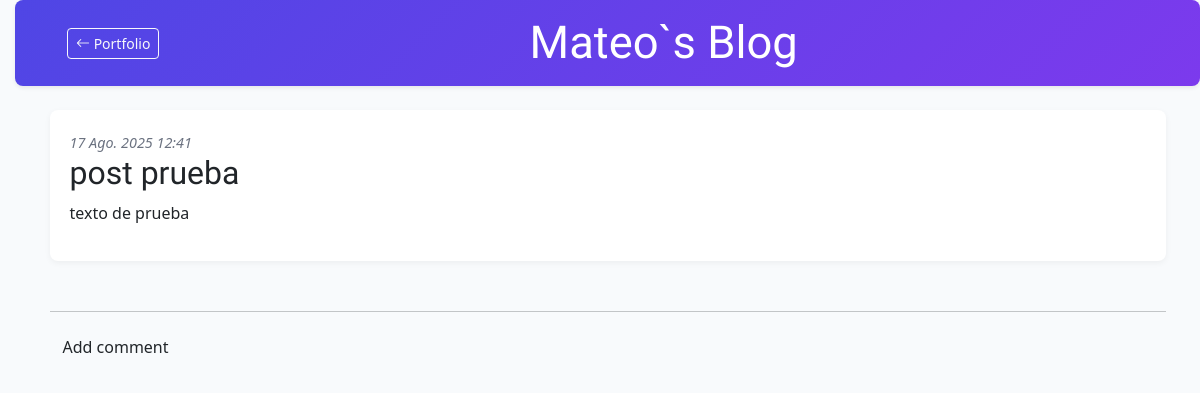
The page /blog/post/5/ on the database as committed earlier.
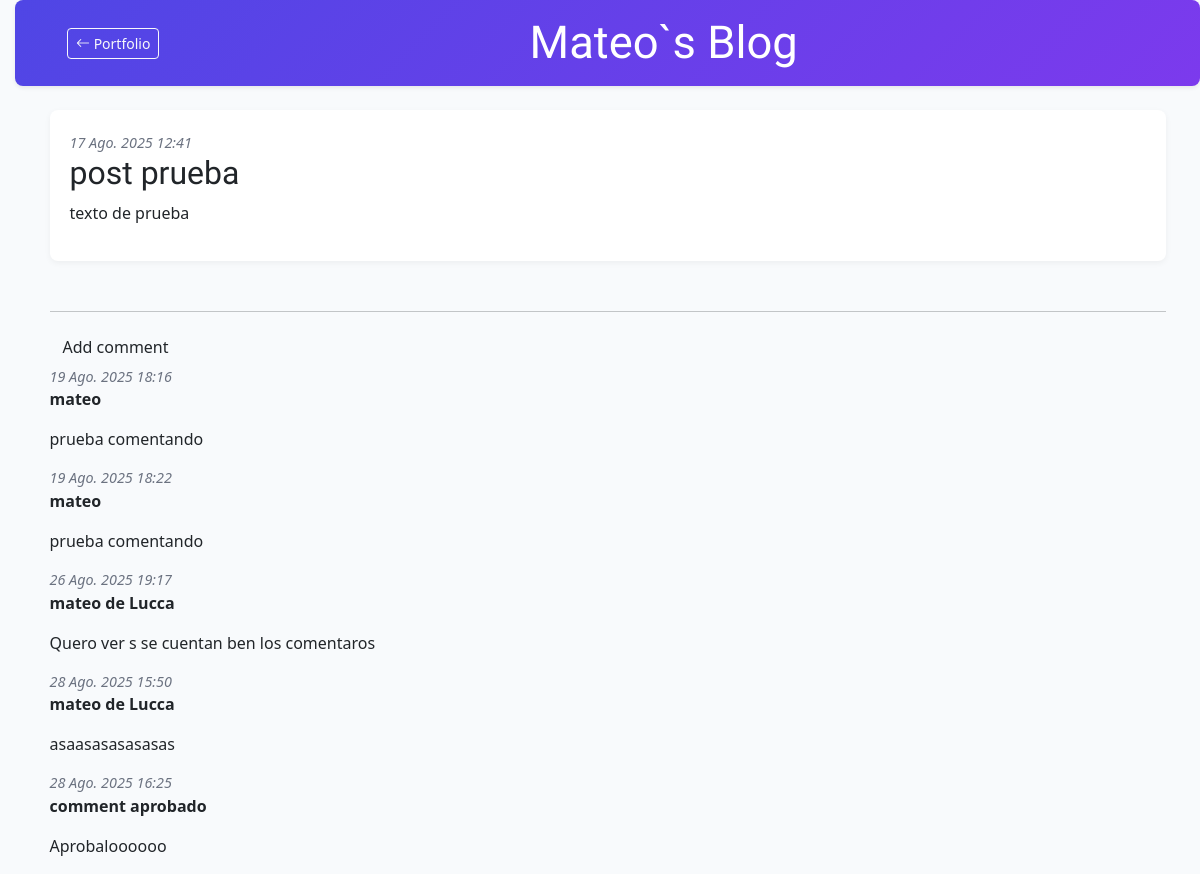
The same page on the database as committed later.
### blog/models.py (models this page shows, shortened)
class Post(models.Model):
    author = models.ForeignKey(settings.AUTH_USER_MODEL, on_delete=models.CASCADE)
    title = models.CharField(max_length=200)
    text = models.TextField()
    created_date = models.DateTimeField(default=timezone.now)
    published_date = models.DateTimeField(blank=True, null=True)

class Comment(models.Model):
    post = models.ForeignKey('blog.Post', related_name='comments', on_delete=models.CASCADE)
    author = models.CharField(max_length=200)
    text = models.TextField()
    created_date = models.DateTimeField(default=timezone.now)
    approved_comment = models.BooleanField(default=False)

### blog/views.py (the view)
# urls.py: path('post/<int:pk>/', views.post_detail, name='post_detail'),
def post_detail(request, pk):
    post = get_object_or_404(Post, pk=pk)
    return render(request, 'blog/post_detail.html', {'post': post})

### blog/templates/blog/post_detail.html (shortened to what this page needs)
{% extends 'blog/base.html' %}
{% block content %}
    <article class="post">
        {% if post.published_date %}
            <time class="date">
                {{ post.published_date }}
            </time>
        {% endif %}
        <h2>{{ post.title }}</h2>
        <p>{{ post.text|linebreaksbr }}</p>
    </article>
    <hr>
    <a class="btn btn-default" href="{% url 'blog:add_comment_to_post' pk=post.pk %}">Add comment</a>
    {% for comment in post.comments.all %}
        {% if user.is_authenticated or comment.approved_comment %}
        <div class="comment">
            <div class="date">
                {{ comment.created_date }}
            </div>
            <strong>{{ comment.author }}</strong>
            <p>{{ comment.text|linebreaks }}</p>
        </div>
        {% endif %}
    {% empty %}
        <p>No comments here yet :(</p>
    {% endfor %}
{% endblock %}

### blog/templates/blog/base.html (shortened to what this page needs)
{% load static %}
<!DOCTYPE html>
<html>
    <head>
        <link rel="stylesheet" href="https://cdn.jsdelivr.net/npm/bootstrap@5.3.3/dist/css/bootstrap.min.css">
        <link rel="stylesheet" href="https://cdn.jsdelivr.net/npm/bootstrap-icons@1.11.3/font/bootstrap-icons.css">
        <link rel="stylesheet" href="{% static 'css/blog.css' %}">
    </head>
    <body>
        <header class="page-header bg-dark text-white py-3 mb-4 shadow-sm">
            <div class="container d-flex justify-content-between align-items-center">
                <a href="{% url 'home' %}" class="btn btn-outline-light btn-sm">
                    <i class="bi bi-arrow-left"></i> Portfolio
                </a>
                <h1 class="m-0 text-center flex-grow-1" style="font-family: 'Lobster', cursive;">
                    <a href="{% url 'blog:post_list' %}" class="text-white text-decoration-none">
                        Mateo`s Blog
                    </a>
                </h1>
            </div>
        </header>
        <main class="content container">
            <div class="row">
                <div class="col">
                    {% block content %}
                    {% endblock %}
                </div>
            </div>
        </main>
    </body>
</html>

### blog/static/css/blog.css (style rules this page uses)
h1 a, h2 a { color: #4f46e5; font-family: 'Lobster'; text-decoration: none; }
body { padding-left: 15px; background-color: #f8fafc; }
.page-header { background: linear-gradient(135deg, #4f46e5, #7c3aed); margin-top: 0; margin-bottom: 40px; padding: 25px 20px 25px 40px; color: #ffffff; border-radius: 8px; box-shadow: 0 2px 8px rgba(0,0,0,0.1); }
.page-header h1, .page-header h1 a, .page-header h1 a:visited, .page-header h1 a:active { color: #ffffff; font-size: 34pt; text-decoration: none; }
h1, h2, h3, h4 { font-family: 'Lobster', cursive; font-weight: 500; }
.date { color: #6b7280; font-size: 0.9rem; font-style: italic; }
.post { margin-bottom: 50px; padding: 20px; background: #ffffff; border-radius: 8px; box-shadow: 0 2px 6px rgba(0,0,0,0.05); transition: transform 0.2s ease; }

Rows that differ between the two databases and show on the page:
now on this page (row edited): Comment: created_date "19 Ago. 2025 18:16", author "mateo", text "prueba comentando"
now on this page (row edited): Comment: created_date "19 Ago. 2025 18:22", author "mateo", text "prueba comentando"
now on this page (row edited): Comment: created_date "26 Ago. 2025 19:17", author "mateo de Lucca", text "Quero ver s se cuentan ben los comentaros"
added Comment: created_date "28 Ago. 2025 15:50", author "mateo de Lucca", text "asaasasasasasas"
added Comment: created_date "28 Ago. 2025 16:25", author "comment aprobado", text "Aprobaloooooo"
